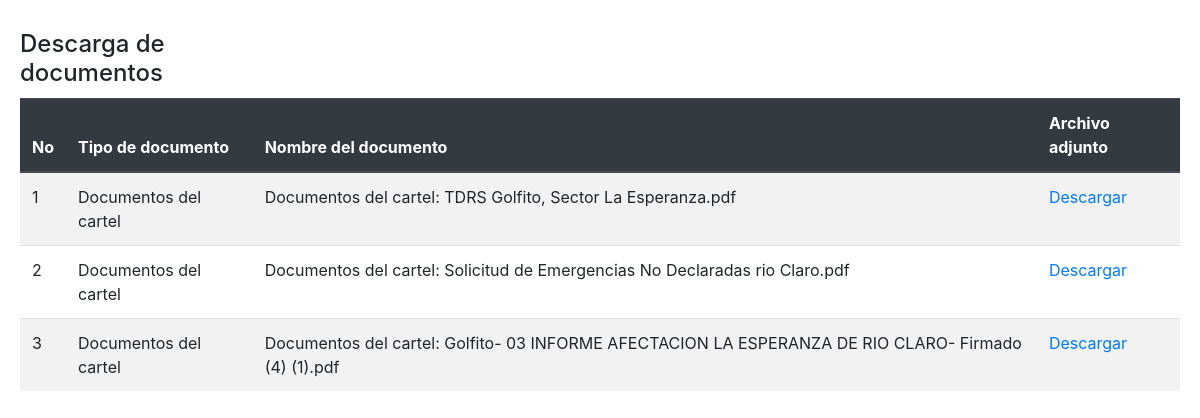
Page /descargaDoc.php?concurso_numero_procedimiento=2022PI-000238-0006500001 on the committed database.
### tables this page shows
CREATE TABLE `enlace_detalle_concursos` (
  `id` int(11) NOT NULL,
  `concurso_numero_procedimiento` varchar(200) NOT NULL,
  `nombre` varchar(200) NOT NULL,
  `link` varchar(200) NOT NULL
);

### descargaDoc.php (the view, shortened to what this page needs)
<?php
$concurso_numero_procedimiento = $_GET['concurso_numero_procedimiento'];
$query = "SELECT * FROM enlace_detalle_concursos WHERE concurso_numero_procedimiento = '" . $concurso_numero_procedimiento . "' AND nombre LIKE '%Documentos del cartel: %'";
$result = filterRecord($query);
function filterRecord($query)
{
    include "conect.php";
    $filter_result = mysqli_query($mysqli, $query);
    return $filter_result;
}
?>
<!DOCTYPE html>
<html>
<head>
    <link rel="stylesheet" href="https://cdn.jsdelivr.net/npm/bootstrap@4.3.1/dist/css/bootstrap.min.css">
    <link rel="stylesheet" href="styles.css">
</head>
<body class="body">
    <header id="header">
        <header id="header">
            <div class="row">
                <div class="col-2 sidebar">
                    <h4 class="volver">Descarga de documentos</h4>
                </div>
            </div>
        </header>
    </header>
    <?php
    echo "<table class='table table-striped '>
    <thead class='thead-dark'>
    <tr>
    <th>No</th>
    <th>Tipo de documento</th>
	<th>Nombre del documento</th>
	<th>Archivo adjunto</th>
    </tr>
    </thead>";
    $iterator = 0;
    while ($row = mysqli_fetch_array($result)) {
        $iterator += 1;
        echo "<tbody>";
        echo "<tr>";
        echo "<td>" . $iterator . "</td>";
        echo "<td>Documentos del cartel	</td>";
        echo "<td>" . $row['nombre'] . "</td>";
        echo "<td><a href='" . $row['link'] . "'>Descargar</a></td>";
        echo "</tr>";
        echo "<tbody";
    }
    ?>
</body>
</html>

### styles.css (style rules this page uses)
.body { margin: 20px; }
.volver { margin: 10px 0px; }
.table tr th { cursor: pointer; -webkit-user-select: none; -moz-user-select: none; -ms-user-select: none; user-select: none; }

### rows in the picture
enlace_detalle_concursos: nombre "Documentos del cartel: TDRS Golfito, Sector La Esperanza.pdf"
enlace_detalle_concursos: nombre "Documentos del cartel: Solicitud de Emergencias No Declaradas rio Claro.pdf"
enlace_detalle_concursos: nombre "Documentos del cartel: Golfito- 03 INFORME AFECTACION LA ESPERANZA DE RIO CLARO- Firmado (4) (1).pdf"
